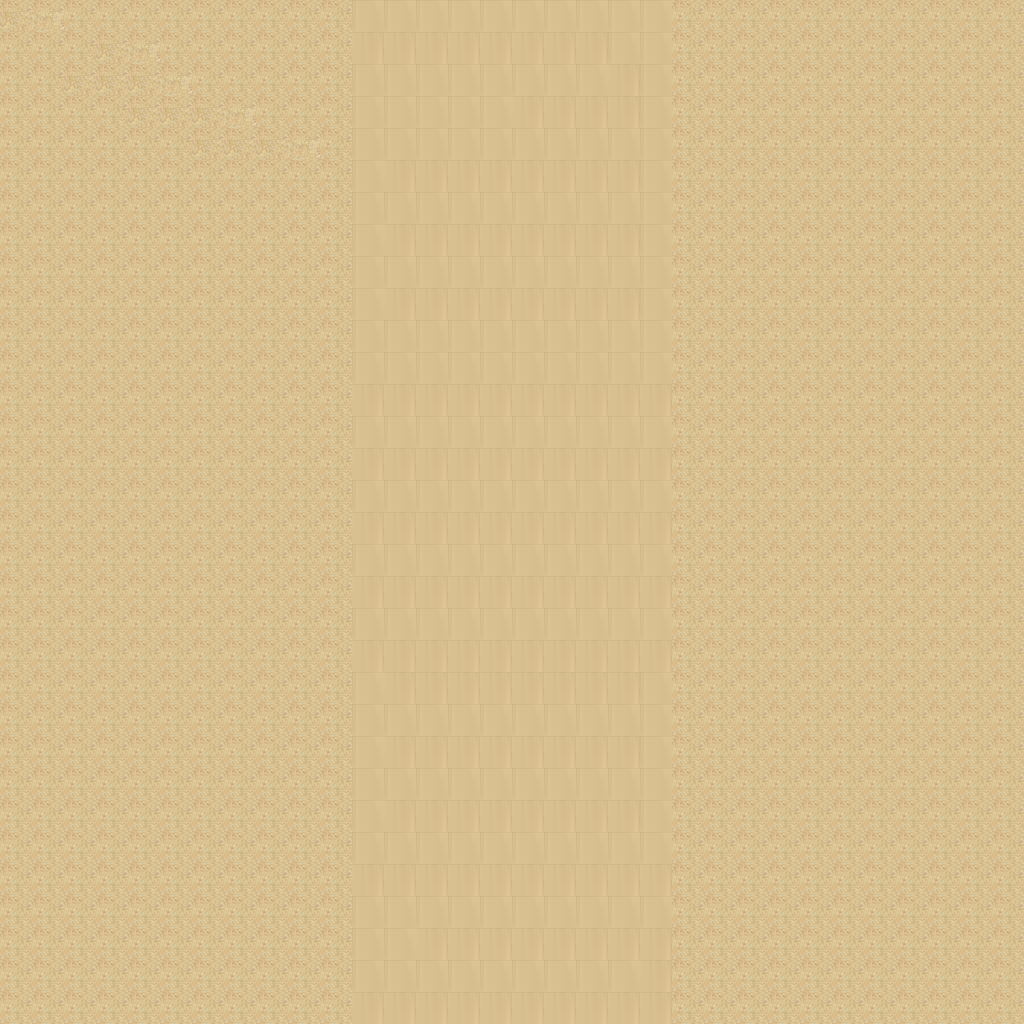

This game map was drawn from its Tiled (.tmx) file and the tilesets committed beside it. A one-line description and the trimmed map source follow:
An orthogonal 32x32 tile map with 32x32 px tiles, 1 tile layer (Tile Layer 1).

<map version="1.0" orientation="orthogonal" renderorder="right-down" width="32" height="32" tilewidth="32" tileheight="32" nextobjectid="1">
 <tileset firstgid="1" name="desert_5" tilewidth="32" tileheight="32" tilecount="48">
  <image source="../Images/map/desert_5.png" width="256" height="192" />
 </tileset>
 <layer name="Tile Layer 1" width="32" height="32">
  <data>[1024 cells, 1024 non-empty, 16 distinct tile ids]</data>
 </layer>
</map>
